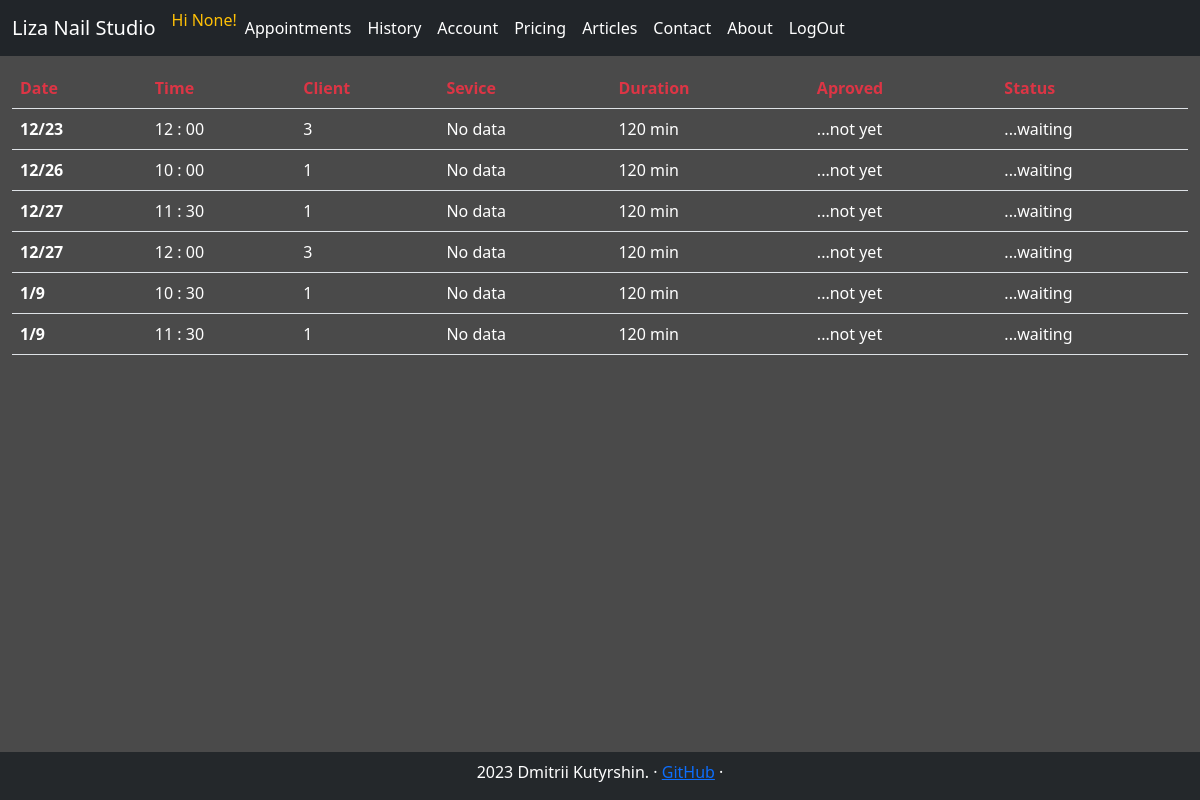
The page /all_appointments/ (signed in) on the database its author committed.
### tables this page shows
CREATE TABLE calendar(slot_id INTEGER PRIMARY KEY, year INT, month INT, weekday INT, day INT, hour INT, minute INT, is_open INT);

### studio_app/webapp.py (the view, shortened to what this page needs)
@app.route("/all_appointments/", methods=["GET", "POST"])
@login_required
@admin_only
def all_appointments():
    today = datetime.datetime.now()
    try:
        con = sqlite3.connect("./db.db")
        cur = con.cursor()
        user_appoint_db = cur.execute("SELECT user_id, id, service_name, slot_id, is_seen, is_aproved, is_canceled, amount_time_min FROM appointments WHERE slot_id IN (SELECT slot_id FROM calendar WHERE year=? AND month=? AND day>=?) OR slot_id IN (SELECT slot_id FROM calendar WHERE year=? AND month>?) OR slot_id IN (SELECT slot_id FROM calendar WHERE year>?);", (today.year, today.month, today.day, today.year, today.month, today.year)).fetchall()
        user_appoint = []
        for appointment in user_appoint_db:
            if appointment[6] == 0:
                slot_db = list(cur.execute("SELECT year, month, day, hour, minute FROM calendar WHERE slot_id=?", (appointment[3],)).fetchone())
                appointment_as_list = []
                for el in appointment:
                    el = 'No data' if el == None else el
                    appointment_as_list.append(el)
                appointment_as_list = appointment_as_list + slot_db
                user_appoint.append(appointment_as_list)
        user_appoint_sorted = sorted(user_appoint, key = lambda x: (x[8], x[9], x[10], x[11], x[12]))
    except Exception as er:
        con.close()
        print("##/all_appointments/ --db connection")
        print(er)
        return  render_template("apology.html", error_message="Something went wrong")
    return render_template("all_appointments.html", user_appoint=user_appoint_sorted)

### studio_app/helpers.py (called while the page is built)
def admin_only(f):
    @wraps(f)
    def decorated_function(*args, **kwargs):
        if session.get("is_admin")==0:
            return redirect("/")
        return f(*args, **kwargs)
    return decorated_function

def login_required(f):
    @wraps(f)
    def decorated_function(*args, **kwargs):
        if session.get("user_id") is None:
            return redirect("/signin")
        return f(*args, **kwargs)
    return decorated_function

### studio_app/webapp.py (called while the page is built)
@app.context_processor
def inject_navbar_items():
    return dict(navbar_menu=navbar_items)

@app.context_processor
def inject_navbar_items_not_loged_in():
    return dict(navbar_menu_not_loged_in=navbar_items_not_loged_in)

@app.context_processor
def inject_navbar_items_admin():
    return dict(navbar_items_admin=navbar_items_admin)

### studio_app/templates/all_appointments.html (shortened to what this page needs)
{% extends "layout.html" %}
{% block content %}
<table class="table">
    <thead>
      <tr class="text-danger">
        <th scope="col">Date</th>
        <th scope="col">Time</th>
        <th scope="col">Client</th>
        <th scope="col">Sevice</th>
        <th scope="col">Duration</th>
        <th scope="col">Aproved</th>
        <th scope="col">Status</th>
      </tr>
    </thead>
    <tbody class="text-white">
        {% for appointment in user_appoint %}
        <tr class="my-table-hover">
            <th scope="row">{{appointment[9]}}/{{appointment[10]}}</th>
            <td>{{appointment[11]}} :
                {% if appointment[12] == 0 %}
                00
                {% else %}
                {{appointment[12]}}
                {% endif %}
            </td>
            <td>{{appointment[0]}}</td>
            <td>{{appointment[2]}}</td>
            <td>{{appointment[7]}} min</td>
            <td>
                {% if appointment[5] == 0 %}
                    ...not yet
                {% else %}
                    Aproved
                {% endif %}
            </td>
            <td>
                    {% if appointment[4] == 1 %}
                        Done
                    {% elif appointment[6] == 1 %}
                        Canceled
                    {% else %}
                        ...waiting
                    {% endif %}
            </td>
          </tr>
        {% endfor %}
    </tbody>
  </table>
{% endblock %}

### studio_app/static/css/style.css (style rules this page uses)
body { font-weight: 100; color: rgba(255, 255, 255, 1); background: #4A4A4A; }
.table { width: 98%; margin: 1%; }

### rows shown on the page
calendar: appointment "12", day "23", shows "00", appointment "3", appointment "No data", appointment "120", minute "...waiting"
calendar: month "12", day "26", hour "10", shows "00", appointment "1", appointment "No data", appointment "120", minute "...waiting"

### other values the page prints
{{ session.get("instagram") }} "None"
{{ navbar_item }} "Appointments" "History" "Account" "Pricing" "Articles" "Contact" "About" "LogOut"
{{ appointment[9] }} "12" "12" "1" "1"
{{ appointment[10] }} "27" "27" "9" "9"
{{ appointment[11] }} "11" "12" "10" "11"
{{ appointment[12] }} "30" "30" "30"
{{ appointment[0] }} "1" "3" "1" "1"
{{ appointment[2] }} "No data" "No data" "No data" "No data"
{{ appointment[7] }} "120" "120" "120" "120"
